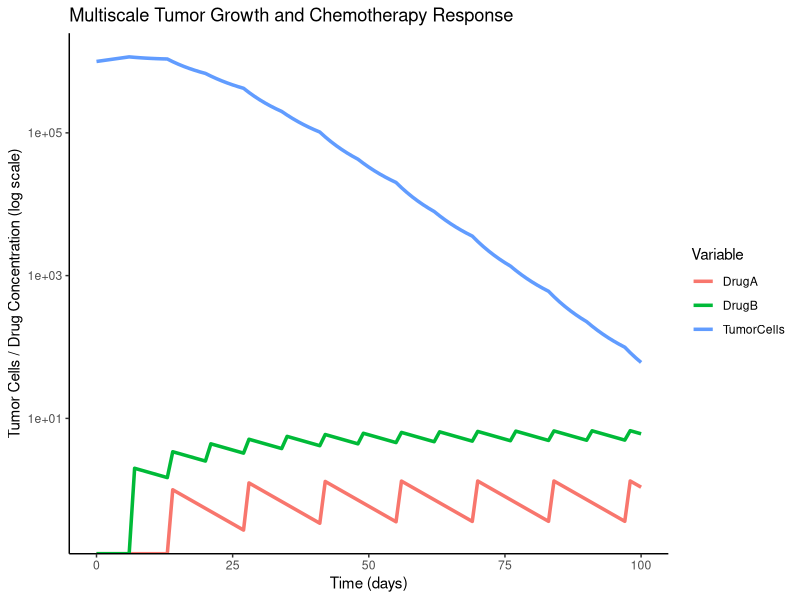
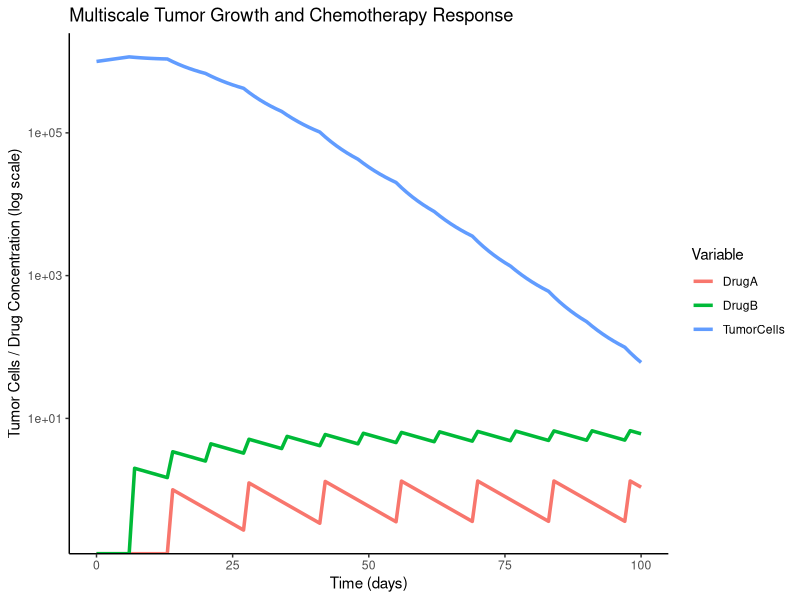

Reproduce these figures in R, in order.
library(ggplot2)
library(dplyr)
library(tidyr)

# Parameters
timesteps <- 100
dt <- 1
N0 <- 1e6           # Initial tumor cells
K <- 1e9            # Carrying capacity
growth_rate <- 0.03 # Tumor cell proliferation rate
natural_death <- 0.005 # Baseline cell death

# Chemotherapy parameters for two drugs
chemo <- data.frame(
  name = c("DrugA", "DrugB"),
  efficacy = c(0.04, 0.02),   # Fractional kill per unit concentration
  clearance = c(0.1, 0.05),   # Drug clearance rate
  dose = c(1, 2),             # Dose per administration
  admin_interval = c(14, 7)   # Days between doses
)

# Initialize storage
results <- data.frame(
  time = 0:timesteps,
  TumorCells = NA,
  DrugA = NA,
  DrugB = NA
)
results$TumorCells[1] <- N0
results$DrugA[1] <- 0
results$DrugB[1] <- 0

# Simulation loop
for (t in 1:timesteps) {
  N_prev <- results$TumorCells[t]
  # Drug concentrations
  DrugA_prev <- results$DrugA[t]
  DrugB_prev <- results$DrugB[t]
  
  # Administer drugs at intervals
  DrugA_new <- DrugA_prev * exp(-chemo$clearance[1] * dt)
  DrugB_new <- DrugB_prev * exp(-chemo$clearance[2] * dt)
  if (t %% chemo$admin_interval[1] == 0) DrugA_new <- DrugA_new + chemo$dose[1]
  if (t %% chemo$admin_interval[2] == 0) DrugB_new <- DrugB_new + chemo$dose[2]
  
  # Effective kill rate
  kill_A <- chemo$efficacy[1] * DrugA_new
  kill_B <- chemo$efficacy[2] * DrugB_new
  total_kill <- kill_A + kill_B
  
  # Logistic growth with treatment and death
  dN <- (growth_rate * N_prev * (1 - N_prev / K) - (natural_death + total_kill) * N_prev) * dt
  N_new <- max(N_prev + dN, 0)
  
  # Store
  results$TumorCells[t+1] <- N_new
  results$DrugA[t+1] <- DrugA_new
  results$DrugB[t+1] <- DrugB_new
}

# Prepare for plotting
plot_data <- results %>%
  select(time, TumorCells, DrugA, DrugB) %>%
  pivot_longer(-time, names_to = "Variable", values_to = "Value")

# Plot
ggplot(plot_data, aes(x = time, y = Value, color = Variable)) +
  geom_line(size = 1.2) +
  scale_y_log10() +
  labs(title = "Multiscale Tumor Growth and Chemotherapy Response",
       x = "Time (days)",
       y = "Tumor Cells / Drug Concentration (log scale)",
       color = "Variable") +
  theme_classic() +
  theme(panel.background = element_rect(fill = "white"),
        plot.background = element_rect(fill = "white"))


ggsave("images/modeling_tumor_growth_chemo_1.png", height = 6, width = 6, dpi = 300)
